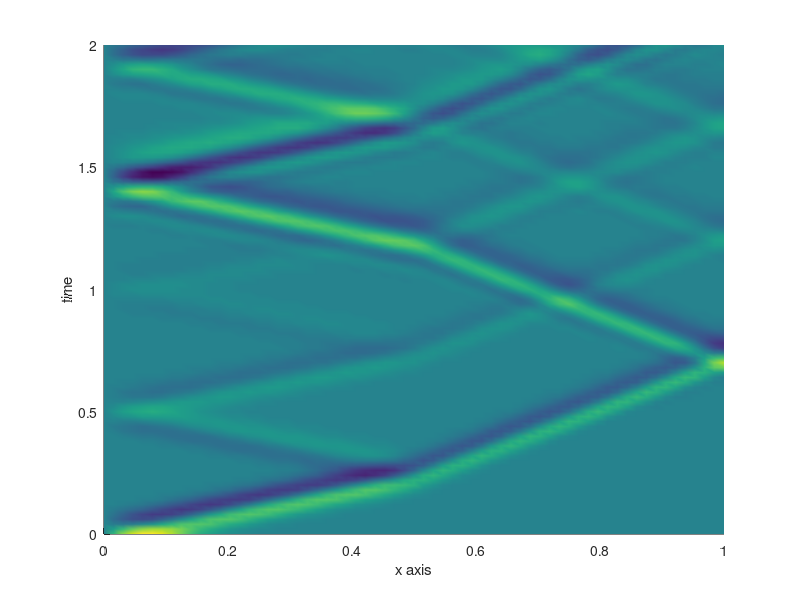

Write MATLAB code to recreate this figure.
% demo of the finite element method for the problem d2u/dt2 - d2u/d2x = 0
% with zero Dirichlet boundary conditions

N = 63; % num interior points
h = 1/(N+1);
x = [1:N+1]*h;

% construct the stiffness matrix (integrals done by hand)
k1 = 1; k2 = 1;
maindiag = 2*ones(N+1,1);
offdiag  = -ones(N,1);
K = diag(maindiag) + diag(offdiag,1) + diag(offdiag,-1);

% adjust for Neumann BC on right
K(N+1,N) = -1;K(N,N+1) = -1;
K(N+1,N+1) = 1;
K = K/h;

% construct mass matrix
middle = ceil(N/2); % middle point index
k1 = .25;
k2 = 1;
maindiag = 2*h/3*ones(N+1,1);
maindiag(1:middle) = k1*maindiag(1:middle);
maindiag(middle) = h/3*(k1+k2);
maindiag(middle+1:N+1) = k2*maindiag(middle+1:N+1);

offdiag  = (h/6)*ones(N,1);
offdiag(1:middle) = k1*offdiag(1:middle);
offdiag(middle+1:N) = k2*offdiag(middle+1:N);

M = diag(maindiag) + diag(offdiag,1) + diag(offdiag,-1);
% adjust for Neumann BC
M(N+1,N+1) = M(N+1,N+1)/2;

u = x(:).*exp(-(x(:)).^2*100);
u = u(:);

% solve using matrix exponential
U0 = [zeros(N+1,1);u];
O = zeros(N+1);
A = [O -eye(N+1);
    M\K O];

uMat = [];
tVec = 0:.02:2;
for t = tVec
    U = expm(-A*t)*U0;
    u = U(N+2:end);
    
    uMat = [uMat; [0;u]'];
%     plot([0;x(:)],[0;u],'.-');
%     axis([0 1 -.1 .1])
%     drawnow
end

surf([0;x(:)],tVec,uMat)
shading interp
xlabel('x axis')
ylabel('time')
view(2)
% print(gcf,'-dpng','wavefem_1')
print(gcf,'-dpng','wavefem_2')